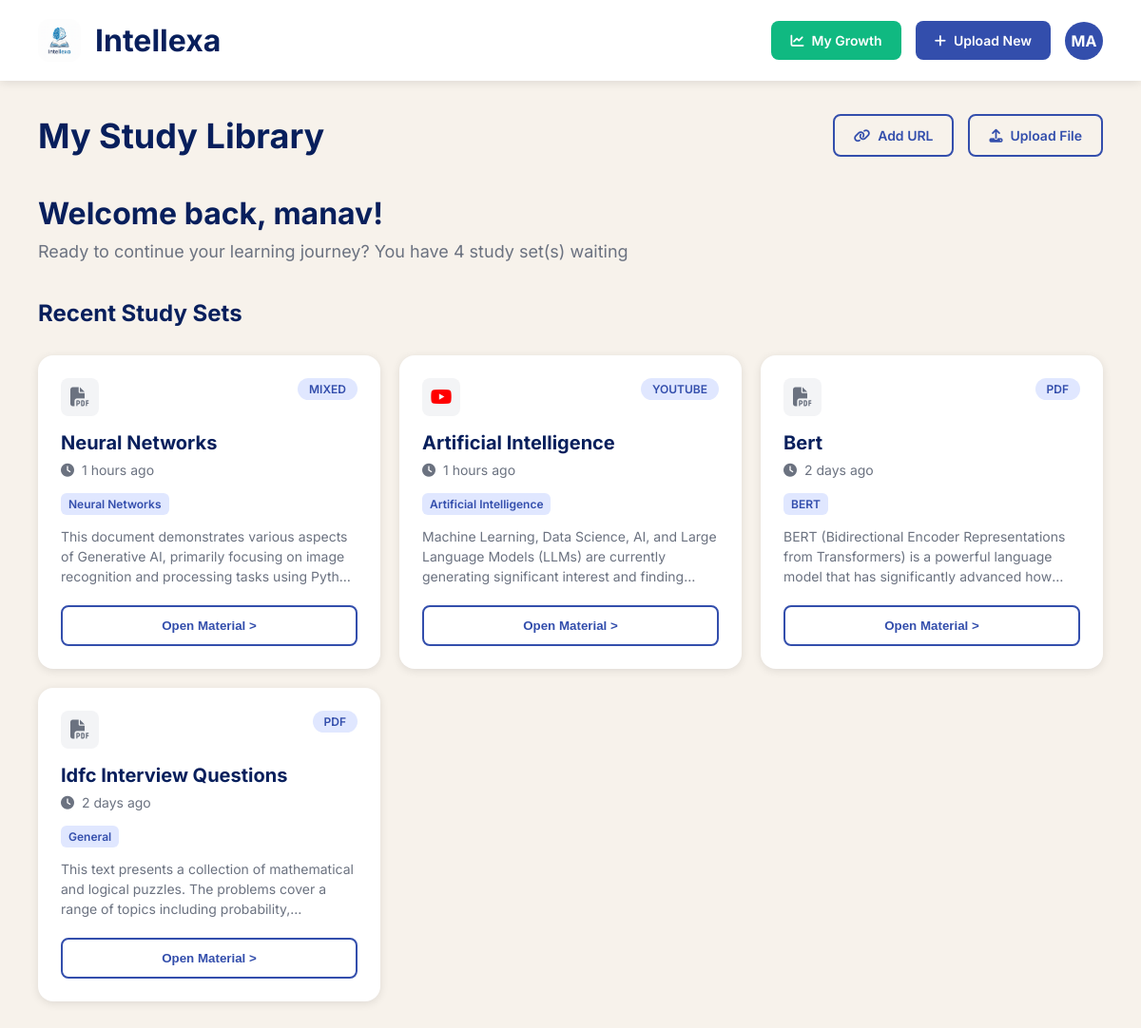
The app's page /dashboard (signed in) with its own data.
### tables this page shows
CREATE TABLE materials (
        id INTEGER PRIMARY KEY AUTOINCREMENT,
        user_id INTEGER NOT NULL,
        title TEXT NOT NULL,
        subject TEXT,
        file_type TEXT,
        file_path TEXT,
        text_content TEXT,
        summary TEXT,
        created_at TIMESTAMP DEFAULT CURRENT_TIMESTAMP,
        FOREIGN KEY (user_id) REFERENCES users(id)
    );

### app.py (the view)
@app.route('/dashboard')
def dashboard():
    if not session.get('logged_in'):
        flash('Please log in to access the dashboard', 'error')
        return redirect(url_for('signin'))
    user_id = session.get('user_id')
    user_name = session.get('user_name', 'User')
    conn = get_db()
    materials = conn.execute('''
        SELECT * FROM materials
        WHERE user_id = ?
        ORDER BY created_at DESC
    ''', (user_id,)).fetchall()
    conn.close()
    return render_template('dashboard.html', user_name=user_name, materials=materials)

### app.py (called while the page is built)
def get_db():
    conn = sqlite3.connect('intellexa.db')
    conn.row_factory = sqlite3.Row
    return conn

@app.template_filter('datetime')
def datetime_filter(timestamp):
    if isinstance(timestamp, str):
        dt = datetime.fromisoformat(timestamp)
    else:
        dt = timestamp
    now = datetime.now()
    diff = now - dt
    if diff.days == 0:
        if diff.seconds < 3600:
            return f"{diff.seconds // 60} minutes ago"
        return f"{diff.seconds // 3600} hours ago"
    elif diff.days == 1:
        return "Yesterday"
    elif diff.days < 7:
        return f"{diff.days} days ago"
    else:
        return dt.strftime('%B %d, %Y')

### templates/dashboard.html (shortened to what this page needs)
<!DOCTYPE html>
<html lang="en">
<head>
    <link rel="stylesheet" href="https://cdnjs.cloudflare.com/ajax/libs/font-awesome/6.4.0/css/all.min.css">
</head>
<body>
    <header class="header">
        <div class="header-container">
            <a href="{{ url_for('dashboard') if session.get('logged_in') else url_for('home') }}" class="logo">
                <div class="logo-icon">
                    <img src="{{ url_for('static', filename='logo.png') }}" alt="Intellexa Logo">
                </div>
                Intellexa
            </a>
            <div class="nav-buttons">
                <a href="{{ url_for('growth_dashboard') }}" class="upload-btn" style="background: #10B981;">
                    <i class="fas fa-chart-line"></i>
                    My Growth
                </a>
                <a href="#" class="upload-btn" onclick="document.getElementById('file-input').click()">
                    <i class="fas fa-plus"></i>
                    Upload New
                </a>
                <div class="user-avatar" onclick="toggleProfileDropdown()">{{ user_name[0:2].upper() }}</div>
            </div>
        </div>
    </header>
    <div class="main-container">
        <div class="page-header">
            <h1 class="page-title">My Study Library</h1>
            <div class="action-buttons">
                <a href="#" class="action-btn">
                    <i class="fas fa-link"></i>
                    Add URL
                </a>
                <a href="#" class="action-btn" onclick="document.getElementById('file-input').click()">
                    <i class="fas fa-upload"></i>
                    Upload File
                </a>
            </div>
        </div>
        <div class="welcome-section">
            <h2 class="welcome-title">Welcome back, {{ user_name }}!</h2>
            <p class="welcome-subtitle">Ready to continue your learning journey? {% if materials %}You have {{ materials|length }} study set(s) waiting{% else %}Upload your first study material to get started!{% endif %}</p>
        </div>
        <div class="study-sets-section">
            <div class="section-header">
                <h2 class="section-title">Recent Study Sets</h2>
            </div>
            <div class="study-sets-grid" id="study-sets-grid">
                {% if materials %}
                    {% for material in materials %}
                    <div class="study-set-card" data-material-id="{{ material.id }}">
                        <div class="card-header">
                            <div class="card-icon">
                                {% if material.file_type == 'youtube' %}
                                    <i class="fab fa-youtube" style="color: #FF0000;"></i>
                                {% else %}
                                    <i class="fas fa-file-pdf"></i>
                                {% endif %}
                            </div>
                            <div class="card-type">{{ material.file_type|upper }}</div>
                        </div>
                        <h3 class="card-title">{{ material.title }}</h3>
                        <div class="card-meta">
                            <i class="fas fa-clock"></i>
                            <span>{{ material.created_at|datetime }}</span>
                        </div>
                        {% if material.subject %}
                        <div class="card-tag">{{ material.subject }}</div>
                        {% endif %}
                        {% if material.summary %}
                        <div class="card-description">
                            {{ material.summary[:150] }}...
                        </div>
                        {% endif %}
                        <button class="card-action-btn" onclick="openStudyMaterial({{ material.id }})">Open Material ></button>
                    </div>
                    {% endfor %}
                {% endif %}
            </div>
        </div>
    </div>
</body>
</html>

### templates/dashboard.html (style rules this page uses)
* { margin: 0; padding: 0; box-sizing: border-box; }
body { font-family: 'Inter', sans-serif; background: #F7F2EB; min-height: 100vh; }
.header { background: #FFFFFF; box-shadow: 0px 2px 10px rgba(0, 0, 0, 0.1); padding: 20px 0; position: fixed; top: 0; left: 0; right: 0; z-index: 1000; }
.header-container { max-width: 1200px; margin: 0 auto; display: flex; justify-content: space-between; align-items: center; padding: 0 40px; }
.logo { display: flex; align-items: center; gap: 15px; font-weight: 700; font-size: 32px; color: #081F5C; text-decoration: none; }
.logo-icon { width: 45px; height: 45px; border-radius: 12px; display: flex; align-items: center; justify-content: center; }
.logo-icon img { width: 100%; height: 100%; object-fit: contain; border-radius: 12px; }
.nav-buttons { display: flex; gap: 15px; align-items: center; }
.upload-btn { padding: 12px 20px; background: #334EAC; border-radius: 8px; border: none; font-weight: 600; font-size: 14px; color: #FFFFFF; cursor: pointer; transition: all 0.3s ease; text-decoration: none; display: inline-flex; align-items: center; gap: 8px; }
.user-avatar { width: 40px; height: 40px; background: #334EAC; border-radius: 50%; display: flex; align-items: center; justify-content: center; color: white; font-weight: 700; font-size: 16px; cursor: pointer; transition: all 0.3s ease; position: relative; }
.nav-buttons { position: relative; }
.main-container { max-width: 1200px; margin: 0 auto; padding: 120px 40px 40px; }
.page-header { display: flex; justify-content: space-between; align-items: center; margin-bottom: 40px; }
.page-title { font-size: 36px; font-weight: 700; color: #081F5C; }
.action-buttons { display: flex; gap: 15px; }
.action-btn { padding: 12px 20px; background: transparent; border: 2px solid #334EAC; border-radius: 8px; font-weight: 600; font-size: 14px; color: #334EAC; cursor: pointer; transition: all 0.3s ease; text-decoration: none; display: inline-flex; align-items: center; gap: 8px; }
.welcome-section { margin-bottom: 40px; }
.welcome-title { font-size: 32px; font-weight: 700; color: #081F5C; margin-bottom: 10px; }
.welcome-subtitle { font-size: 18px; color: #6B7280; }
.study-sets-section { margin-bottom: 40px; }
.section-header { display: flex; justify-content: space-between; align-items: center; margin-bottom: 30px; }
.section-title { font-size: 24px; font-weight: 700; color: #081F5C; }
.study-sets-grid { display: grid; grid-template-columns: repeat(auto-fit, minmax(300px, 1fr)); gap: 20px; }
.study-set-card { background: #FFFFFF; border-radius: 16px; padding: 24px; box-shadow: 0 2px 10px rgba(0, 0, 0, 0.1); transition: all 0.3s ease; position: relative; }
.card-header { display: flex; justify-content: space-between; align-items: flex-start; margin-bottom: 16px; }
.card-icon { width: 40px; height: 40px; background: #F3F4F6; border-radius: 8px; display: flex; align-items: center; justify-content: center; color: #6B7280; font-size: 20px; }
.card-type { background: #E0E7FF; color: #334EAC; padding: 4px 12px; border-radius: 12px; font-size: 12px; font-weight: 600; }
.card-title { font-size: 20px; font-weight: 700; color: #081F5C; margin-bottom: 8px; }
.card-meta { display: flex; align-items: center; gap: 8px; color: #6B7280; font-size: 14px; margin-bottom: 16px; }
.card-tag { background: #E0E7FF; color: #334EAC; padding: 4px 8px; border-radius: 6px; font-size: 12px; font-weight: 600; margin-bottom: 12px; display: inline-block; }
.card-description { color: #6B7280; font-size: 14px; line-height: 1.5; margin-bottom: 20px; display: -webkit-box; -webkit-line-clamp: 3; -webkit-box-orient: vertical; overflow: hidden; }
.card-action-btn { width: 100%; padding: 12px; background: transparent; border: 2px solid #334EAC; border-radius: 8px; color: #334EAC; font-weight: 600; cursor: pointer; transition: all 0.3s ease; }

### records on screen
materials: file_type "MIXED", title "Neural Networks", created_at "1 hours ago", subject "Neural Networks", summary "This document demonstrates various aspects of Generative AI, primarily focusing on image recognition and processing tasks using…"
materials: file_type "YOUTUBE", title "Artificial Intelligence", created_at "1 hours ago", subject "Artificial Intelligence", summary "Machine Learning, Data Science, AI, and Large Language Models (LLMs) are currently generating significant interest and…"
materials: file_type "PDF", title "Bert", created_at "2 days ago", subject "BERT", summary "BERT (Bidirectional Encoder Representations from Transformers) is a powerful language model that has significantly advanced…"
materials: file_type "PDF", title "Idfc Interview Questions", created_at "2 days ago", subject "General", summary "This text presents a collection of mathematical and logical puzzles. The problems cover a range of topics including…"

### other values on screen
{{ user_name[0:2].upper() }} "MA"
{{ user_name }} "manav"
{{ materials|length }} "4"
